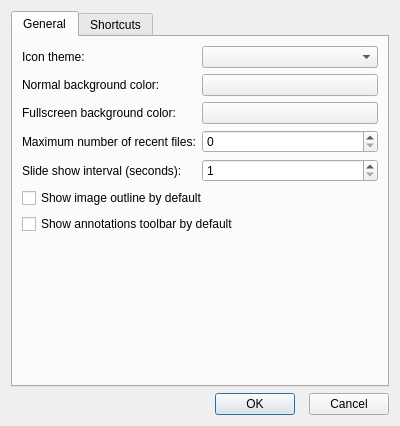
<?xml version="1.0" encoding="UTF-8"?>
<ui version="4.0">
 <class>PreferencesDialog</class>
 <widget class="QDialog" name="PreferencesDialog">
  <property name="geometry">
   <rect>
    <x>0</x>
    <y>0</y>
    <width>400</width>
    <height>426</height>
   </rect>
  </property>
  <property name="windowTitle">
   <string>Preferences</string>
  </property>
  <layout class="QGridLayout" name="gridLayout">
   <item row="0" column="0" colspan="2">
    <widget class="QTabWidget" name="tabWidget">
     <property name="currentIndex">
      <number>0</number>
     </property>
     <widget class="QWidget" name="tab">
      <attribute name="title">
       <string>General</string>
      </attribute>
      <layout class="QFormLayout" name="formLayout">
       <property name="fieldGrowthPolicy">
        <enum>QFormLayout::AllNonFixedFieldsGrow</enum>
       </property>
       <item row="0" column="0">
        <widget class="QLabel" name="iconThemeLabel">
         <property name="text">
          <string>Icon theme:</string>
         </property>
        </widget>
       </item>
       <item row="0" column="1">
        <widget class="QComboBox" name="iconTheme"/>
       </item>
       <item row="1" column="0">
        <widget class="QLabel" name="label">
         <property name="text">
          <string>Normal background color:</string>
         </property>
        </widget>
       </item>
       <item row="2" column="0">
        <widget class="QLabel" name="label_2">
         <property name="text">
          <string>Fullscreen background color:</string>
         </property>
        </widget>
       </item>
       <item row="1" column="1">
        <widget class="Fm::ColorButton" name="bgColor">
         <property name="text">
          <string/>
         </property>
        </widget>
       </item>
       <item row="2" column="1">
        <widget class="Fm::ColorButton" name="fullScreenBgColor">
         <property name="text">
          <string/>
         </property>
        </widget>
       </item>
       <item row="3" column="0">
        <widget class="QLabel" name="label_4">
         <property name="text">
          <string>Maximum number of recent files:</string>
         </property>
        </widget>
       </item>
       <item row="3" column="1">
        <widget class="QSpinBox" name="maxRecentFiles"/>
       </item>
       <item row="4" column="0">
        <widget class="QLabel" name="label_3">
         <property name="text">
          <string>Slide show interval (seconds):</string>
         </property>
        </widget>
       </item>
       <item row="4" column="1">
        <widget class="QSpinBox" name="slideShowInterval">
         <property name="minimum">
          <number>1</number>
         </property>
        </widget>
       </item>
       <item row="5" column="0" colspan="2">
        <widget class="QCheckBox" name="oulineBox">
         <property name="text">
          <string>Show image outline by default</string>
         </property>
        </widget>
       </item>
       <item row="6" column="0" colspan="2">
        <widget class="QCheckBox" name="annotationBox">
         <property name="text">
          <string>Show annotations toolbar by default</string>
         </property>
        </widget>
       </item>
      </layout>
     </widget>
     <widget class="QWidget" name="tab_2">
      <attribute name="title">
       <string>Shortcuts</string>
      </attribute>
      <layout class="QVBoxLayout" name="verticalLayout_2">
       <item>
        <widget class="QTableWidget" name="tableWidget">
         <property name="editTriggers">
          <set>QAbstractItemView::DoubleClicked|QAbstractItemView::EditKeyPressed|QAbstractItemView::SelectedClicked</set>
         </property>
         <property name="alternatingRowColors">
          <bool>true</bool>
         </property>
         <property name="selectionMode">
          <enum>QAbstractItemView::SingleSelection</enum>
         </property>
         <attribute name="verticalHeaderVisible">
          <bool>false</bool>
         </attribute>
         <column>
          <property name="text">
           <string>Action</string>
          </property>
         </column>
         <column>
          <property name="text">
           <string>Shortcut</string>
          </property>
         </column>
        </widget>
       </item>
       <item alignment="Qt::AlignRight">
        <widget class="QPushButton" name="defaultButton">
         <property name="text">
          <string>Default</string>
         </property>
        </widget>
       </item>
      </layout>
     </widget>
    </widget>
   </item>
   <item row="1" column="0">
    <widget class="QLabel" name="warningLabel">
     <property name="alignment">
      <set>Qt::AlignCenter</set>
     </property>
     <property name="textInteractionFlags">
      <set>Qt::NoTextInteraction</set>
     </property>
    </widget>
   </item>
   <item row="1" column="1">
    <layout class="QHBoxLayout" name="horizontalLayout_2">
     <item>
      <spacer name="horizontalSpacer">
       <property name="orientation">
        <enum>Qt::Horizontal</enum>
       </property>
       <property name="sizeHint" stdset="0">
        <size>
         <width>40</width>
         <height>20</height>
        </size>
       </property>
      </spacer>
     </item>
     <item>
      <layout class="QHBoxLayout" name="horizontalLayout">
       <item>
        <widget class="QDialogButtonBox" name="buttonBox_1">
         <property name="orientation">
          <enum>Qt::Horizontal</enum>
         </property>
         <property name="standardButtons">
          <set>QDialogButtonBox::Ok</set>
         </property>
        </widget>
       </item>
       <item>
        <widget class="QDialogButtonBox" name="buttonBox_2">
         <property name="orientation">
          <enum>Qt::Horizontal</enum>
         </property>
         <property name="standardButtons">
          <set>QDialogButtonBox::Cancel</set>
         </property>
        </widget>
       </item>
      </layout>
     </item>
    </layout>
   </item>
  </layout>
 </widget>
 <customwidgets>
  <customwidget>
   <class>Fm::ColorButton</class>
   <extends>QPushButton</extends>
   <header location="global">libfm-qt/colorbutton.h</header>
  </customwidget>
 </customwidgets>
 <resources/>
 <connections>
  <connection>
   <sender>buttonBox_1</sender>
   <signal>accepted()</signal>
   <receiver>PreferencesDialog</receiver>
   <slot>accept()</slot>
   <hints>
    <hint type="sourcelabel">
     <x>248</x>
     <y>254</y>
    </hint>
    <hint type="destinationlabel">
     <x>157</x>
     <y>274</y>
    </hint>
   </hints>
  </connection>
  <connection>
   <sender>buttonBox_1</sender>
   <signal>rejected()</signal>
   <receiver>PreferencesDialog</receiver>
   <slot>reject()</slot>
   <hints>
    <hint type="sourcelabel">
     <x>316</x>
     <y>260</y>
    </hint>
    <hint type="destinationlabel">
     <x>286</x>
     <y>274</y>
    </hint>
   </hints>
  </connection>
 </connections>
</ui>
